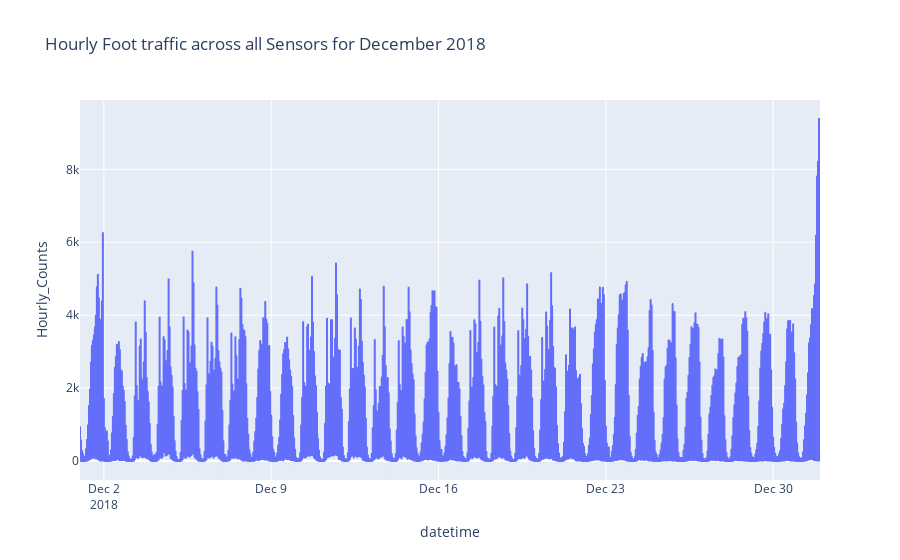

Notebook source saved alongside this figure:
### Code cell
# Initial attempt at plottling sensors
px.line(df, y="Hourly_Counts", x="datetime", title="Hourly Foot traffic across all Sensors for December 2018")

### Figure 1 — Plotly figure (JSON) as saved in the notebook; plotly's stock layout.template omitted (floating-point values rounded to 4 significant figures; data arrays with more than 128 entries replaced by an {"elided": "..."} marker saying what was removed)
{"data": [{"hovertemplate": "datetime=%{x}<br>Hourly_Counts=%{y}<extra></extra>", "legendgroup": "", "line": {"color": "#636efa", "dash": "solid"}, "mode": "lines", "name": "", "showlegend": false, "type": "scattergl", "x": {"elided": "7843 str values"}, "xaxis": "x", "y": {"elided": "7843 int values"}, "yaxis": "y"}], "layout": {"autosize": true, "legend": {"tracegroupgap": 0}, "title": {"text": "Hourly Foot traffic across all Sensors for December 2018"}, "xaxis": {"anchor": "y", "autorange": true, "domain": [0, 1], "range": ["2018-12-01", "2018-12-31 23:00"], "title": {"text": "datetime"}, "type": "date"}, "yaxis": {"anchor": "x", "autorange": true, "domain": [0, 1], "range": [-521.2, 9903.0], "title": {"text": "Hourly_Counts"}, "type": "linear"}}}
